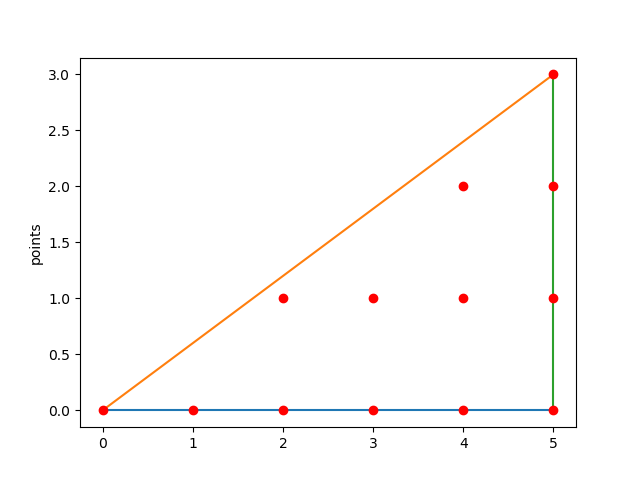

The Python source for this figure:
# -*- coding: utf-8 -*-
import matplotlib.pyplot as plt

class Line:
   def __init__(self, x, y):
      self.X = x
      self.Y = y

a=5
b=3
x = []
y = []
for i in range(b+1):
    for j in range(a+1):
        if not i > j*b/a:
            x.append(j)
            y.append(i)

la = Line([0, a], [0,0])
lb = Line([0, a], [0,b])
lc = Line([a, a], [0,b])

plt.plot(la.X, la.Y)
plt.plot(lb.X, lb.Y)
plt.plot(lc.X, lc.Y)
plt.plot(x, y, 'ro')
plt.ylabel('points')  # 为y轴加注释
plt.show()
